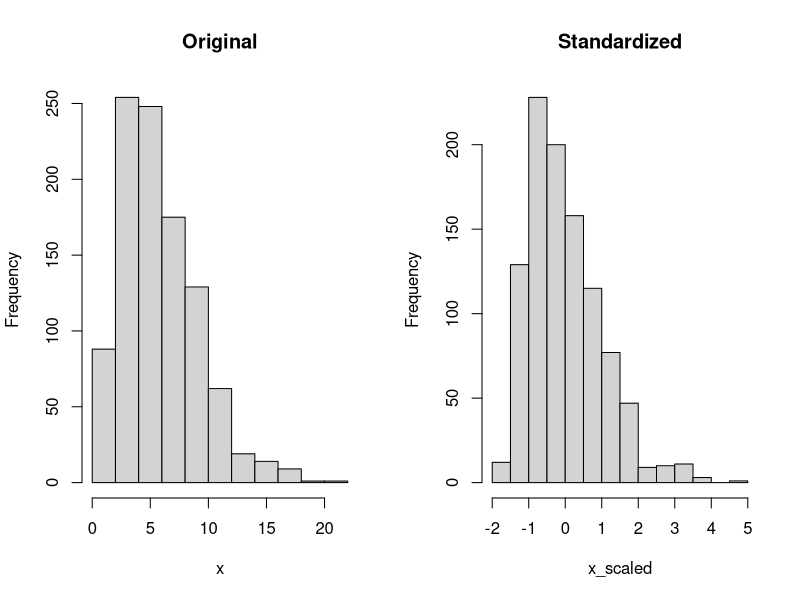
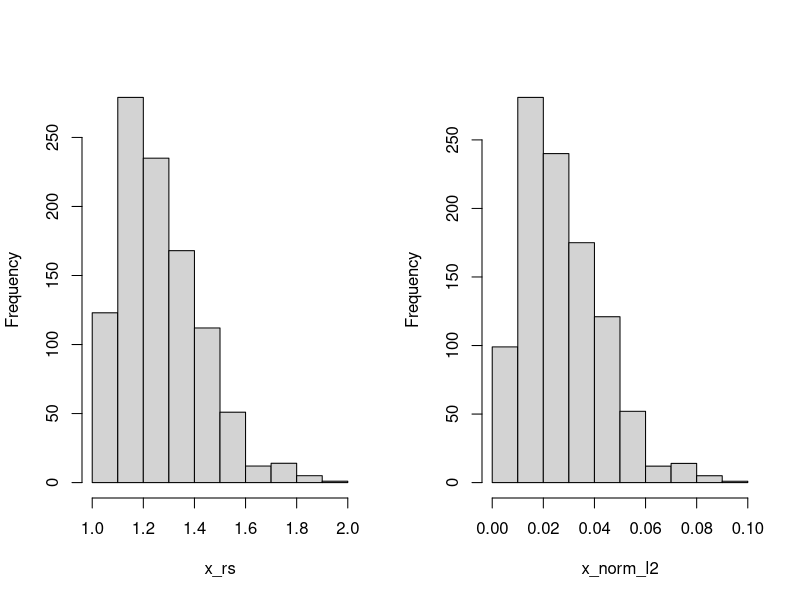

Write the R code that produced these figures, in order. (Note: this script raises an error after producing the figures.)
## ---- chunk 1
#| fig.cap: Original and standardized data drawn from a Gamma(3,2) distribution.
#| label: fig-gamma-standardized

set.seed(543)
x <- rgamma(1000,shape=3,scale=2)
x_scaled <- scale(x)

mean(x)
sd(x)

round(mean(x_scaled),4)
round(sd(x_scaled),4)

par(mfrow=c(1,2))
hist(x,main="Original")
hist(x_scaled, main="Standardized")

## ---- chunk 2
x_notcentered_but_scaled_with_sd <- scale(x,center=FALSE,
                                          scale=sd(x))
mean(x_notcentered_but_scaled_with_sd)
sd(x_notcentered_but_scaled_with_sd)
## ---- chunk 3
#| fig.cap: Sample from Gamma(3,2) distribution scaled to [0,2].
#| label: fig-gamma-range-scaled
#| 
range_scale <- function(x,low=0,hi=1) {
    if (!is.null(x) && is.numeric(x)) {
        minval <- min(x,na.rm=TRUE)
        maxval <- max(x,na.rm=TRUE)
        if (maxval-minval < 1e-10) {
            warning("No rescaling done due to small range of data.")
            return (x)
        }
    } else {
        if (!is.numeric(x)) warning("Cannot rescale non-numeric data.")
        return (NULL)
    }
    if (low > hi) {
        lowbound <- hi
        hibound  <- low
        message("Switching hi and low values.")
    } else if (low==hi) {
        return (rep(low,length(x)))
    } else {
        lowbound <- low
        hibound <- hi
    }
    if ((lowbound==0) & (hibound==1)) {
        return ( (x-minval)/(maxval-minval) )
    } else {
        return (lowbound + (x-minval)/(maxval-minval) * (hibound-lowbound))
    }
}

x_rs <- range_scale(x,1,2)
hist(x_rs, main="")
## ---- chunk 4
library(caret)
iris_sc <- preProcess(iris,method=c("center","scale"))

iris_sc_data <- predict(iris_sc,iris)
head(iris_sc_data)
round(apply(iris_sc_data[,1:4],2,mean),4)
apply(iris_sc_data[,1:4],2,sd)
## ---- chunk 5
iris_range <- preProcess(iris,
                         method=c("range"),
                         rangeBounds=c(1,5))

iris_range_data <- predict(iris_range,iris)

head(iris_range_data)
apply(iris_range_data[,1:4],2,min)
apply(iris_range_data[,1:4],2,max)
apply(iris_range_data[,1:4],2,mean)
apply(iris_range_data[,1:4],2,sd)
## ---- chunk 6
#| fig.cap: Normalized data from the Gamma(3,2) distribution.
#| label: fig-gamma-normalized

norm_l2 <- norm(as.matrix(x),type="2")
x_norm_l2 <- x/norm_l2

# Check, the normalized vector should have L2-norm of 1
norm(x_norm_l2,type="2")

hist(x_norm_l2, main="")
## ---- chunk 7
#| error: true
X <- matrix(c(1,1   ,1,0,
              1,0.5 ,1,0, 
              1,0.25,1,0,
              1,1   ,0,1, 
              1,0.5 ,0,1, 
              1,0.25,0,1),nrow=6,ncol=4,byrow=TRUE)

XpX <- t(X) %*% X
XpX
solve(XpX)
## ---- chunk 8
df <- data.frame(y=c(1,2,3,4,5,6),
                 x=c(1,0.5,0.25,1,0.5,0.25),
                 A=c(1,1,1,2,2,2))

df$A <- relevel(as.factor(df$A),ref=2)
coef(summary(lm(y ~ x + A, data=df)))
## ---- chunk 9
df2 <- data.frame(y=c(1,2,3,4,5,6),
                  x=c(1,0.5,0.25,1,0.5,0.25),
                  A1=c(1,1,1,0,0,0))

coef(summary(lm(y ~ x + A1, data=df2)))
## ---- chunk 10
df <- data.frame(y=c(1,2,3,4,5,6),
                 x=c(1,0.5,0.25,1,0.5,0.25),
                 A=c(1,1,1,2,2,2))

df$A <- relevel(as.factor(df$A),ref=1)
coef(summary(lm(y ~ x + A, data=df)))
## ---- chunk 11
df <- data.frame(y=c(1,2,3,4,5,6),
                 x=c(1,0.5,0.25,1,0.5,0.25),
                 A=c(1,1,1,2,2,2),
                 B=c(1,2,3,1,2,3))

modB <- lm(y ~ as.factor(B) -1, data=df)
coef(summary(modB))

## ---- chunk 12
X <- matrix(c(0,1,1,0,1,1,0,0,1,0,0,1),nrow=6,ncol=2)

modB_baseline <- lm(df$y ~ X)

coef(summary(modB_baseline))
## ---- chunk 13
X <- matrix(c(1,0,-1,1,0,-1,0,1,-1,0,1,-1),nrow=6,ncol=2)

modB_ave_eff <- lm(df$y ~ X)

coef(summary(modB_ave_eff))
## ---- chunk 14
X2 <- matrix(c(1,-1,0,1,-1,0,0,-1,1,0,-1,1),nrow=6,ncol=2)

modB_ave_eff <- lm(df$y ~ X2)

coef(summary(modB_ave_eff))
## ---- chunk 15
library(dplyr)
df <- data.frame(x=rnorm(200,mean=3,sd=2))
df_binned <- df %>% mutate(x_binned = ntile(x, n=5))

head(df_binned)
table(df_binned$x_binned)
## ---- chunk 16
df$x_cut <- cut(df$x,breaks=5)
df$x_cut_int <- cut(df$x,breaks=5,labels=FALSE)
head(df)

table(df$x_cut)

table(df$x_cut_int)
## ---- chunk 17
qt <- quantile(df$x,probs=seq(0,1,0.2))
qt

df$x_cut_qt <- cut(df$x,breaks=qt,
                   include.lowest=TRUE)
head(df)

table(df$x_cut_qt)

## ---- chunk 18
#| fig.cap: Histograms of 1,000 random samples from $Y \sim \text{Lognormal}(2,1/2)$ and of $\log Y$.
#| label: fig-lognormal
set.seed(1234)
rln <- rlnorm(1000,meanlog=2,sdlog=sqrt(0.5))

par(mfrow=c(1,2))
hist(rln,breaks=20,freq=FALSE,las=1)
hist(log(rln),breaks=20,freq=FALSE,las=1)
## ---- chunk 19
#| fig.cap: Box-Cox transformations for various values of $\lambda$
#| label: fig-boxcox-transforms
#| lightbox:

boxcox <- function(y,l) {
    if (l == 0) {
        return (log(y))
    } else {
        return ( (y^l - 1)/l )
    }
}
y <- c(seq(0,2.5,0.05),seq(2.5,5,0.1))

plot(y,boxcox(y,2), type="l", 
     ylim=c(-5,15),
     ylab="Y^(lambda)",
     xlab="y",
     lty="longdash",
     las=1)
lines(y,boxcox(y,1.5), type="l", lty="dotdash")
lines(y,boxcox(y,1.0), type="l", lty="dotted")
lines(y,boxcox(y,0.5), type="l", lty="dashed")
lines(y,boxcox(y,0), type="l", lty="solid")
legend("topleft",legend=c(expression(paste(lambda, " = 0")),
                          expression(paste(lambda, " = 0.5")),
                          expression(paste(lambda, " = 1.0")),
                          expression(paste(lambda, " = 1.5")),
                          expression(paste(lambda, " = 2.0"))
                          ),
       lty=c("solid","dashed","dotted","dotdash","longdash")
)

## ---- chunk 20
set.seed(6465)
df <- data.frame(x=rgamma(1000,3,2))
df_bc <- caret::preProcess(df,method="BoxCox")
df_bc

df_bc_data <- predict(df_bc,df)
## ---- chunk 21
#| fig.cap: Original and Box-Cox-transformed data drawn from a Gamma(3,2) distribution.
#| label: fig-gamma-boxcox

par(mfrow=c(1,2))
hist(df$x,main="Original",xlab="")
hist(df_bc_data$x, main="BoxCox(0.3)",xlab="")
## ---- chunk 22
set.seed(45)
yn <- rnorm(1000,mean=2,sd=1.5)
F_yn <- pnorm(yn,mean=2,sd=1.5)    
hist(F_yn,main="")
## ---- chunk 23
norm_rv <- qnorm(runif(1000),mean=2,sd=1.5)
hist(norm_rv)
